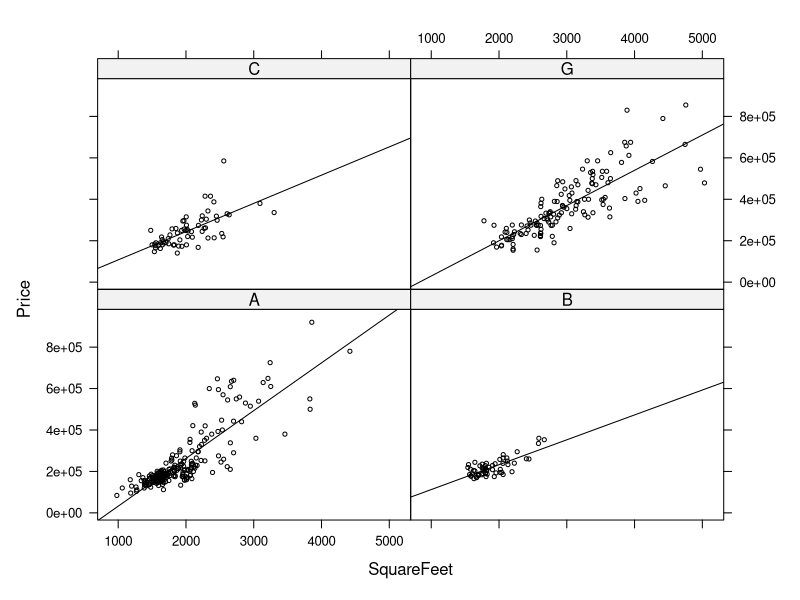

This figure's R source:
library(lattice)

data <- read.table('RealEstateSales.txt', header = TRUE)
data <- data[data$Style %in% c(1,2,3,7), ]
data$Style <- LETTERS[data$Style]
trellis.device(pdf, color = FALSE,
    file = 'part11-sales.pdf', width = 7, height = 5)
print(xyplot(
    Price ~ SquareFeet | Style,
    data,
    prepanel = prepanel.lmline,
    panel = function(x, y, ...) {
        panel.xyplot(x, y, cex = .5)
        panel.lmline(x, y)
        }
    ))
dev.off()

print(names(data))
print(data$Style)

print(lm(Price ~ SquareFeet + Style, data))

data$Style <- factor(data$Style)
    # Or 'as.factor' in this case.
fit <- lm(Price ~ SquareFeet + Style, data)
print(fit)

print(summary(fit), digits = 2)

# library(MASS)
#     # The 'cats' datasets is in the package 'MASS'.
# print(cats)
# 
# levels(cats$Sex) <- c('Female', 'Male')
# trellis.device(pdf, color = FALSE,
#     file = 'part11-cat1.pdf', width = 7, height = 5)
# print(xyplot(Hwt ~ Bwt | Sex, cats,
#     prepanel = prepanel.lmline,
#     panel = function(x, y, ...) {
#         panel.xyplot(x, y, cex = .5)
#         panel.lmline(x, y)
#         },
#     xlab = 'Body weight (kg)',
#     ylab = 'Heart weight (gm)'
#     ))
# dev.off()

